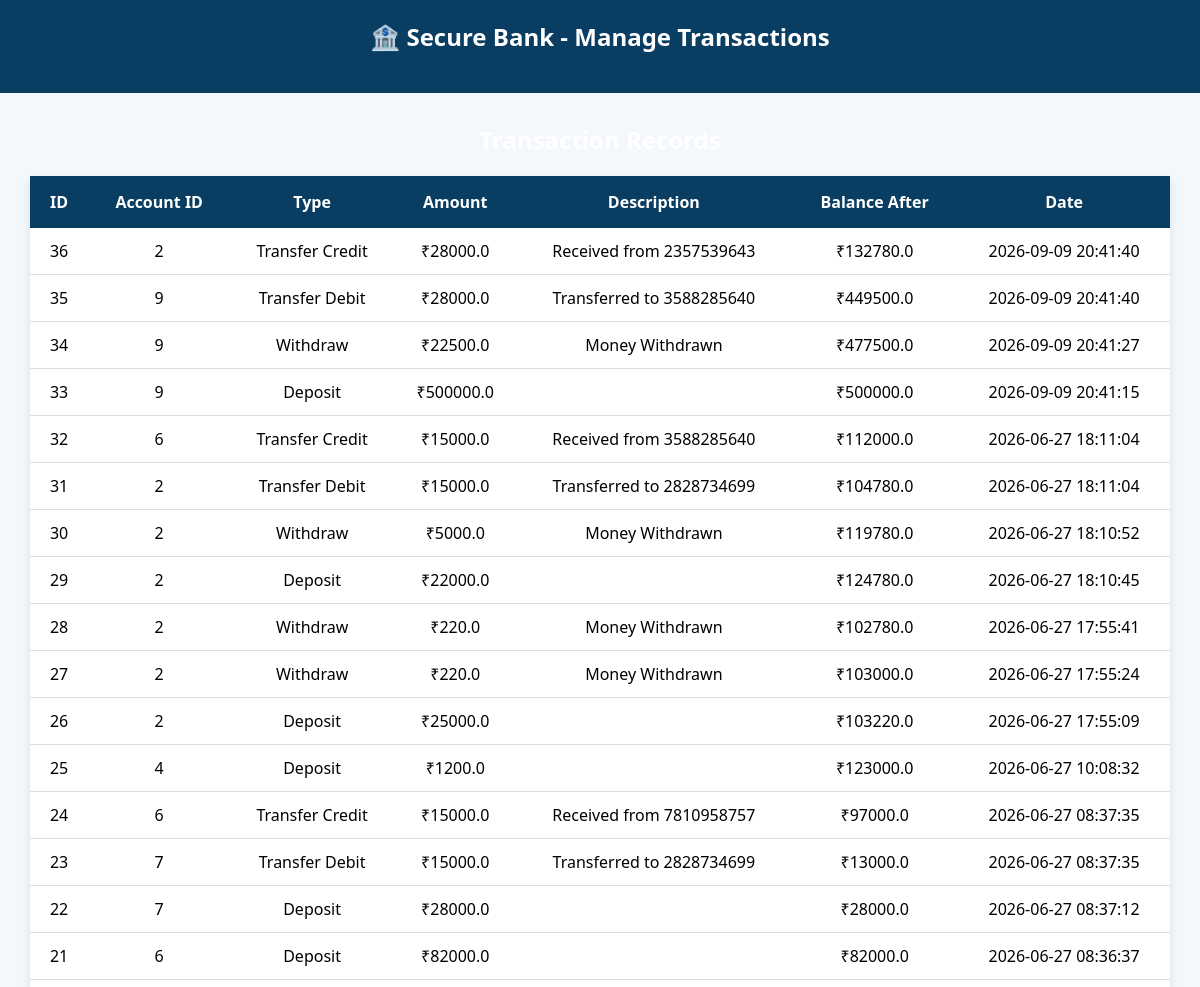
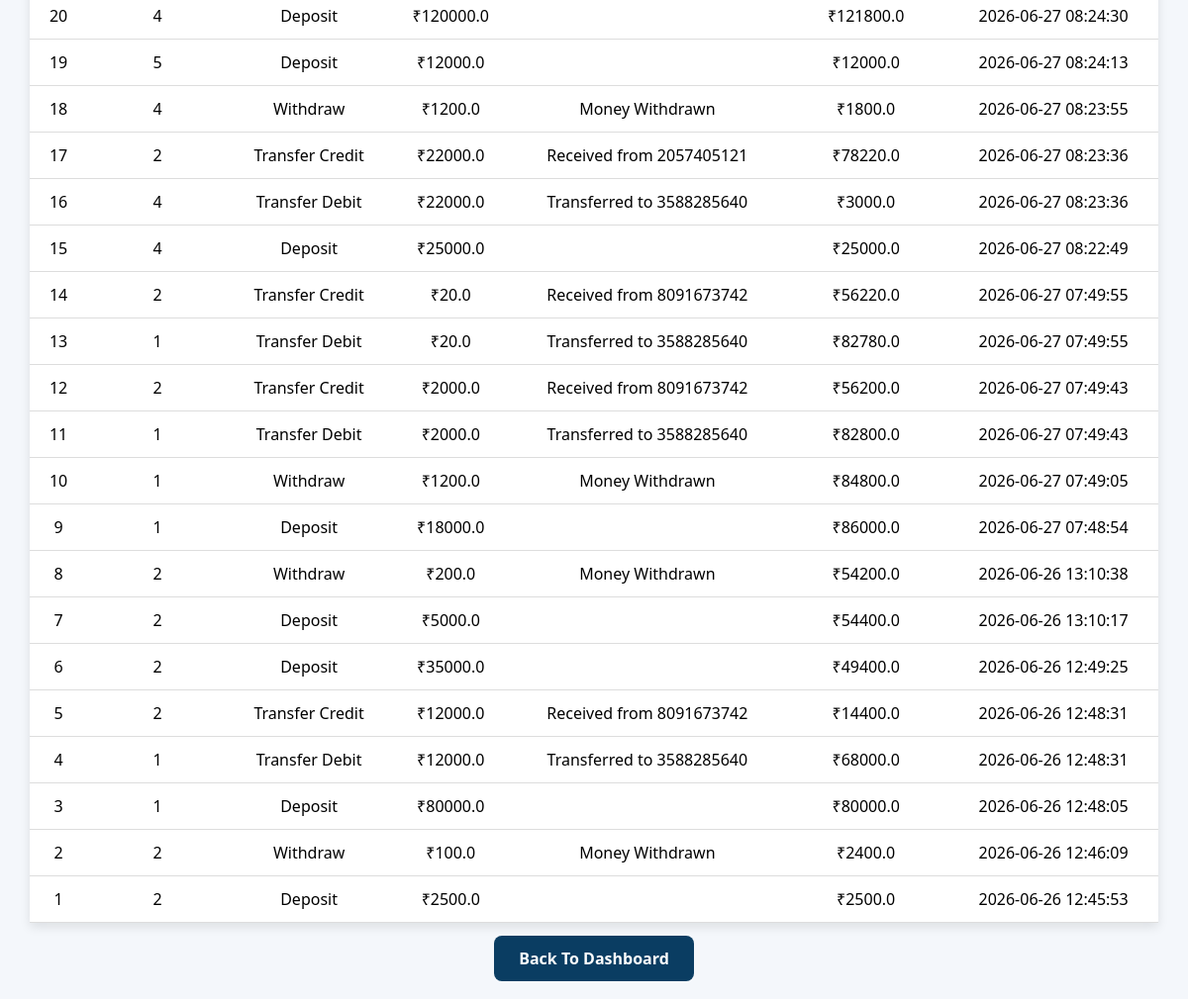
The app's page /manage-transactions (signed in) with its own data (2 pictures, top to bottom).
### tables this page shows
CREATE TABLE transactions(
    transaction_id INTEGER PRIMARY KEY AUTOINCREMENT,
    account_id INTEGER NOT NULL,
    transaction_type TEXT NOT NULL,
    amount REAL NOT NULL,
    description TEXT,
    balance_after REAL NOT NULL,
    transaction_date TIMESTAMP DEFAULT CURRENT_TIMESTAMP,
    FOREIGN KEY(account_id) REFERENCES accounts(account_id)
);

### app.py (the view)
@app.route('/manage-transactions')
def manage_transactions():
    if 'admin' not in session:
        return redirect('/admin-login')
    conn = get_db_connection()
    cursor = conn.cursor()
    cursor.execute("""
    SELECT *
    FROM transactions
    ORDER BY transaction_id DESC
    """)
    transactions = cursor.fetchall()
    conn.close()
    return render_template(
        'manage_transactions.html',
        transactions=transactions
    )

### app.py (called while the page is built)
def get_db_connection():
    conn = sqlite3.connect("database/bank.db")
    conn.row_factory = sqlite3.Row
    return conn

### templates/manage_transactions.html (shortened to what this page needs)
<!DOCTYPE html>
<html>
<head>
</head>
<body>
<div class="navbar">
    <h2>🏦 Secure Bank - Manage Transactions</h2>
</div>
<div class="container">
    <h2>Transaction Records</h2>
    <table>
        <tr>
            <th>ID</th>
            <th>Account ID</th>
            <th>Type</th>
            <th>Amount</th>
            <th>Description</th>
            <th>Balance After</th>
            <th>Date</th>
        </tr>
        {% for t in transactions %}
        <tr>
            <td>{{ t['transaction_id'] }}</td>
            <td>{{ t['account_id'] }}</td>
            <td>{{ t['transaction_type'] }}</td>
            <td>₹{{ t['amount'] }}</td>
            <td>{{ t['description'] }}</td>
            <td>₹{{ t['balance_after'] }}</td>
            <td>{{ t['transaction_date'] }}</td>
        </tr>
        {% endfor %}
    </table>
    <div class="back">
        <a href="/admin-dashboard">
            Back To Dashboard
        </a>
    </div>
</div>
</body>
</html>

### templates/manage_transactions.html (style rules this page uses)
* { margin:0; padding:0; box-sizing:border-box; font-family:Segoe UI, sans-serif; }
body { background:#f4f7fb; }
.navbar { background:#0A3D62; color:white; padding:20px; text-align:center; }
.container { width:95%; margin:30px auto; }
h2 { text-align:center; color:white; margin-bottom:20px; }
table { width:100%; border-collapse:collapse; background:white; box-shadow:0 4px 10px rgba(0,0,0,0.1); }
th { background:#0A3D62; color:white; padding:15px; }
td { padding:12px; text-align:center; border-bottom:1px solid #ddd; }
.back { text-align:center; margin-top:25px; }
.back a { text-decoration:none; background:#0A3D62; color:white; padding:12px 25px; border-radius:8px; font-weight:bold; }

### records on screen
transactions: transaction_id "36", account_id "2", transaction_type "Transfer Credit", amount "28000.0", description "Received from 2357539643", balance_after "132780.0", transaction_date "2026-09-09 20:41:40"
transactions: transaction_id "35", account_id "9", transaction_type "Transfer Debit", amount "28000.0", description "Transferred to 3588285640", balance_after "449500.0", transaction_date "2026-09-09 20:41:40"
transactions: transaction_id "34", account_id "9", transaction_type "Withdraw", amount "22500.0", description "Money Withdrawn", balance_after "477500.0", transaction_date "2026-09-09 20:41:27"
transactions: transaction_id "33", account_id "9", transaction_type "Deposit", amount "500000.0", balance_after "500000.0", transaction_date "2026-09-09 20:41:15"
transactions: transaction_id "32", account_id "6", transaction_type "Transfer Credit", amount "15000.0", description "Received from 3588285640", balance_after "112000.0", transaction_date "2026-06-27 18:11:04"
transactions: transaction_id "31", account_id "2", transaction_type "Transfer Debit", amount "15000.0", description "Transferred to 2828734699", balance_after "104780.0", transaction_date "2026-06-27 18:11:04"
transactions: transaction_id "30", account_id "2", transaction_type "Withdraw", amount "5000.0", description "Money Withdrawn", balance_after "119780.0", transaction_date "2026-06-27 18:10:52"
transactions: transaction_id "29", account_id "2", transaction_type "Deposit", amount "22000.0", balance_after "124780.0", transaction_date "2026-06-27 18:10:45"
transactions: transaction_id "28", account_id "2", transaction_type "Withdraw", amount "220.0", description "Money Withdrawn", balance_after "102780.0", transaction_date "2026-06-27 17:55:41"
transactions: transaction_id "27", account_id "2", transaction_type "Withdraw", amount "220.0", description "Money Withdrawn", balance_after "103000.0", transaction_date "2026-06-27 17:55:24"
transactions: transaction_id "26", account_id "2", transaction_type "Deposit", amount "25000.0", balance_after "103220.0", transaction_date "2026-06-27 17:55:09"
transactions: transaction_id "25", account_id "4", transaction_type "Deposit", amount "1200.0", balance_after "123000.0", transaction_date "2026-06-27 10:08:32"
transactions: transaction_id "24", account_id "6", transaction_type "Transfer Credit", amount "15000.0", description "Received from 7810958757", balance_after "97000.0", transaction_date "2026-06-27 08:37:35"
transactions: transaction_id "23", account_id "7", transaction_type "Transfer Debit", amount "15000.0", description "Transferred to 2828734699", balance_after "13000.0", transaction_date "2026-06-27 08:37:35"
transactions: transaction_id "22", account_id "7", transaction_type "Deposit", amount "28000.0", balance_after "28000.0", transaction_date "2026-06-27 08:37:12"
transactions: transaction_id "21", account_id "6", transaction_type "Deposit", amount "82000.0", balance_after "82000.0", transaction_date "2026-06-27 08:36:37"
transactions: transaction_id "20", account_id "4", transaction_type "Deposit", amount "120000.0", balance_after "121800.0", transaction_date "2026-06-27 08:24:30"
transactions: transaction_id "19", account_id "5", transaction_type "Deposit", amount "12000.0", balance_after "12000.0", transaction_date "2026-06-27 08:24:13"
transactions: transaction_id "18", account_id "4", transaction_type "Withdraw", amount "1200.0", description "Money Withdrawn", balance_after "1800.0", transaction_date "2026-06-27 08:23:55"
transactions: transaction_id "17", account_id "2", transaction_type "Transfer Credit", amount "22000.0", description "Received from 2057405121", balance_after "78220.0", transaction_date "2026-06-27 08:23:36"
transactions: transaction_id "16", account_id "4", transaction_type "Transfer Debit", amount "22000.0", description "Transferred to 3588285640", balance_after "3000.0", transaction_date "2026-06-27 08:23:36"
transactions: transaction_id "15", account_id "4", transaction_type "Deposit", amount "25000.0", balance_after "25000.0", transaction_date "2026-06-27 08:22:49"
transactions: transaction_id "14", account_id "2", transaction_type "Transfer Credit", amount "20.0", description "Received from 8091673742", balance_after "56220.0", transaction_date "2026-06-27 07:49:55"
transactions: transaction_id "13", account_id "1", transaction_type "Transfer Debit", amount "20.0", description "Transferred to 3588285640", balance_after "82780.0", transaction_date "2026-06-27 07:49:55"
transactions: transaction_id "12", account_id "2", transaction_type "Transfer Credit", amount "2000.0", description "Received from 8091673742", balance_after "56200.0", transaction_date "2026-06-27 07:49:43"
transactions: transaction_id "11", account_id "1", transaction_type "Transfer Debit", amount "2000.0", description "Transferred to 3588285640", balance_after "82800.0", transaction_date "2026-06-27 07:49:43"
transactions: transaction_id "10", account_id "1", transaction_type "Withdraw", amount "1200.0", description "Money Withdrawn", balance_after "84800.0", transaction_date "2026-06-27 07:49:05"
transactions: transaction_id "9", account_id "1", transaction_type "Deposit", amount "18000.0", balance_after "86000.0", transaction_date "2026-06-27 07:48:54"
transactions: transaction_id "8", account_id "2", transaction_type "Withdraw", amount "200.0", description "Money Withdrawn", balance_after "54200.0", transaction_date "2026-06-26 13:10:38"
transactions: transaction_id "7", account_id "2", transaction_type "Deposit", amount "5000.0", balance_after "54400.0", transaction_date "2026-06-26 13:10:17"
transactions: transaction_id "6", account_id "2", transaction_type "Deposit", amount "35000.0", balance_after "49400.0", transaction_date "2026-06-26 12:49:25"
transactions: transaction_id "5", account_id "2", transaction_type "Transfer Credit", amount "12000.0", description "Received from 8091673742", balance_after "14400.0", transaction_date "2026-06-26 12:48:31"
transactions: transaction_id "4", account_id "1", transaction_type "Transfer Debit", amount "12000.0", description "Transferred to 3588285640", balance_after "68000.0", transaction_date "2026-06-26 12:48:31"
transactions: transaction_id "3", account_id "1", transaction_type "Deposit", amount "80000.0", balance_after "80000.0", transaction_date "2026-06-26 12:48:05"
transactions: transaction_id "2", account_id "2", transaction_type "Withdraw", amount "100.0", description "Money Withdrawn", balance_after "2400.0", transaction_date "2026-06-26 12:46:09"
transactions: transaction_id "1", account_id "2", transaction_type "Deposit", amount "2500.0", balance_after "2500.0", transaction_date "2026-06-26 12:45:53"
